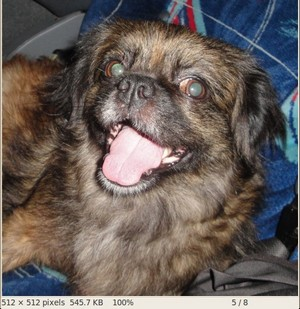
#> input picture chicky_512.png, 300 x 309 px
$ python -i pyramids.py   (imports and definitions only)
#> lines starting #> are read from the running program, lines starting #| are printed output that depends on the picture
import cv2
import numpy as np
# from Heart_beat import monitor
import time

# Build Gaussian image pyramid
def build_gaussian_pyramid(img, levels):
    start = time.time()
    float_img = np.ndarray(shape=img.shape, dtype="float")
    float_img[:] = img
    pyramid = [float_img]

    for i in range(levels-1):
        float_img = cv2.pyrDown(float_img)
        pyramid.append(float_img)

    return pyramid


# Build Laplacian image pyramid from Gaussian pyramid
def build_laplacian_pyramid(img, levels):
    gaussian_pyramid = build_gaussian_pyramid(img, levels)
    laplacian_pyramid = []

    for i in range(levels-1):
        upsampled = cv2.pyrUp(gaussian_pyramid[i+1])
        # print(gaussian_pyramid[i+1])
        # print("=====================================")
        # print(upsampled)

        (height, width,depth) = upsampled.shape
        gaussian_pyramid[i] = cv2.resize(gaussian_pyramid[i], (height, width))
        (height1, width1, depth1) = gaussian_pyramid[i].shape
        # [9 lines of commented-out code are left out]
        diff=cv2.subtract(cv2.resize(gaussian_pyramid[i], (224, 224)).astype(np.float32),cv2.resize(upsampled, (224, 224)).astype(np.float32))

        laplacian_pyramid.append(diff)

    laplacian_pyramid.append(gaussian_pyramid[-1])

    return laplacian_pyramid


# Build video pyramid by building Laplacian pyramid for each frame
def build_video_pyramid(frames):
    lap_video = []
    # print(str(len(frames))+"   frame count")

    for i, frame in enumerate(frames):
        pyramid = build_laplacian_pyramid(frame, 3)
        print(i,len(frames))
        for j in range(3):
            # print(j)
            if i == 0:
                # print(i)
                lap_video.append(np.zeros((frames[0].shape[0], pyramid[j].shape[0], pyramid[j].shape[1], 3)))
                # print(lap_video)
            lap_video[j][i] = pyramid[j]
        if(i == 499):
            break
            # print(lap_video)

    return lap_video


# Collapse video pyramid by collapsing each frame's Laplacian pyramid
def collapse_laplacian_video_pyramid(video, frame_ct):
    collapsed_video = []

    for i in range(frame_ct):
        prev_frame = video[-1][i]

        for level in range(len(video) - 1, 0, -1):
            pyr_up_frame = cv2.pyrUp(prev_frame)
            (height, width, depth) = pyr_up_frame.shape
            prev_level_frame = video[level - 1][i]
            prev_level_frame = cv2.resize(prev_level_frame, (height, width))
            prev_frame = pyr_up_frame + prev_level_frame

        # Normalize pixel values
        min_val = min(0.0, prev_frame.min())
        prev_frame = prev_frame + min_val
        max_val = max(1.0, prev_frame.max())
        prev_frame = prev_frame / max_val
        prev_frame = prev_frame * 255

        prev_frame = cv2.convertScaleAbs(prev_frame)
        collapsed_video.append(prev_frame)

    # [7 lines of commented-out code are left out]

    return collapsed_video

>>> import cv2
>>> picture = cv2.imread('../chicky_512.png', cv2.IMREAD_GRAYSCALE)
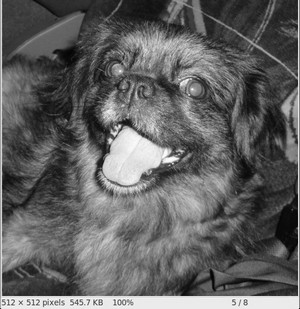
#> picture: shape (309, 300); min 1, max 255, mean 97.3
#> the loop in build_video_pyramid, `for i, frame in enumerate(frames):` made 1 pass
#> after the loop in build_video_pyramid, `for i, frame in enumerate(frames):`: lap_video = []
#> (the run stopped early here; a loop or call above may not have finished)
